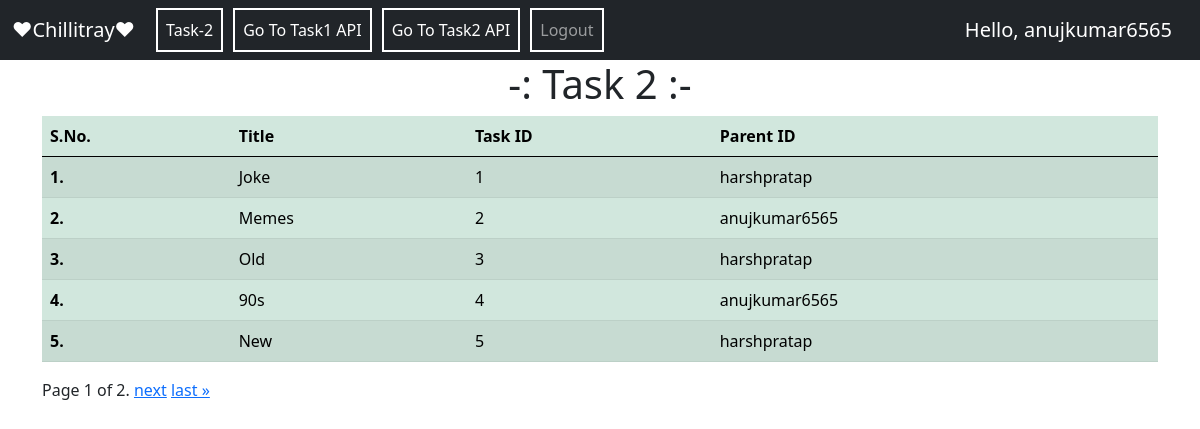
The app's page /task2 (signed in) with its own data.
### task2/models.py (models this page shows)
class Task2Model(models.Model):
    parent_id = ForeignKey(User,on_delete=models.CASCADE)
    task_id = AutoField(primary_key=True)
    title = CharField(max_length=100,blank=False)
    class Meta:
        ordering=["task_id"]

### task2/views.py (the view)
# urls.py: path("",views.Task2 , name="Task2"),
def Task2(request):
    obj = Task2Model.objects.all()
    paginator = Paginator(obj,5)
    page_number = request.GET.get("page")
    try:
        page_obj = paginator.get_page(page_number)
    except PageNotAnInteger:
        page_obj = paginator.page(1)
    except EmptyPage:
        page_obj = paginator.page(paginator.num_pages)
    return render(request,"task2/task2home.html",{'page_obj':page_obj})

### task2/templates/task2/task2home.html (shortened to what this page needs)
{% extends 'base.html' %}
{% block content %}
<center class="heading"><h1>-: Task 2 :-</h1>
</center>
<table class="table table-success table-striped">
    <thead>
    <tr>
      <th scope="col">S.No.</th>
      <th scope="col">Title</th>
      <th scope="col">Task ID</th>
      <th scope="col">Parent ID</th>
    </tr>
  </thead>
    <tbody>
    {% for i in page_obj.object_list %}
    <tr>
      <th scope="row">{{forloop.counter}}.</th>
      <td>{{i.title}}</td>
      <td>{{i.task_id}}</td>
      <td>{{i.parent_id}}</td>
    </tr>
    {% endfor %}
  </tbody>
</table>
<div class="pagination">
    <span class="step-links">
        <span class="current">
            Page {{ page_obj.number }} of {{ page_obj.paginator.num_pages }}.
        </span>
        {% if page_obj.has_next %}
            <a href="?page={{ page_obj.next_page_number }}">next</a>
            <a href="?page={{ page_obj.paginator.num_pages }}">last &raquo;</a>
        {% endif %}
    </span>
</div>
{% endblock content %}

### mainapp/templates/base.html (shortened to what this page needs)
<!doctype html>
<html lang="en">
  <head>
    <link href="https://cdn.jsdelivr.net/npm/bootstrap@5.0.1/dist/css/bootstrap.min.css" rel="stylesheet">
  </head>
  <body>
    <nav class="navbar navbar-expand-lg navbar-dark bg-dark">
  <div class="container-fluid">
    <a class="navbar-brand" href="{% url 'mainapp:Home' %}">♥Chillitray♥</a>
    <div class="collapse navbar-collapse" id="navbarSupportedContent">
      <ul class="navbar-nav me-auto mb-2 mb-lg-0">
        <li class="nav-item">
          <a class="nav-link active" aria-current="page" href="{% url 'task2:Task2' %}">Task-2</a>
        </li>
        <li class="nav-item">
          <a class="nav-link active" aria-current="page" href="/api/">Go To Task1 API</a>
        </li>
        <li class="nav-item">
          <a class="nav-link active" aria-current="page" href="/task2/task2api/">Go To Task2 API</a>
        </li>
        {% if request.user.is_authenticated %}
        <li class="nav-item">
          <a class="nav-link" href="{% url 'mainapp:logout' %}">Logout</a>
        </li>
        {% endif %}
      </ul>
      <form class="d-flex">
      {% if request.user.is_authenticated %}<span class="navbar-brand mb-0 h1">Hello, {{request.user.username}}</span>
      {% endif %}
      </form>
    </div>
  </div>
</nav>
  <div class="container">
    {% block content %}{% endblock content %}
  </div>
  </body>
</html>

### mainapp/templates/base.html (style rules this page uses)
li.nav-item { border: 2px solid white; margin: 0 5px; }

### records on screen
Task2Model: title "Joke", task_id "1", parent_id "harshpratap"
Task2Model: title "Memes", task_id "2", parent_id "anujkumar6565"
Task2Model: title "Old", task_id "3", parent_id "harshpratap"
Task2Model: title "90s", task_id "4", parent_id "anujkumar6565"
Task2Model: title "New", task_id "5", parent_id "harshpratap"

### other values on screen
{{ request.user.username }} "anujkumar6565"
{{ page_obj.number }} "1"
{{ page_obj.paginator.num_pages }} "2"
